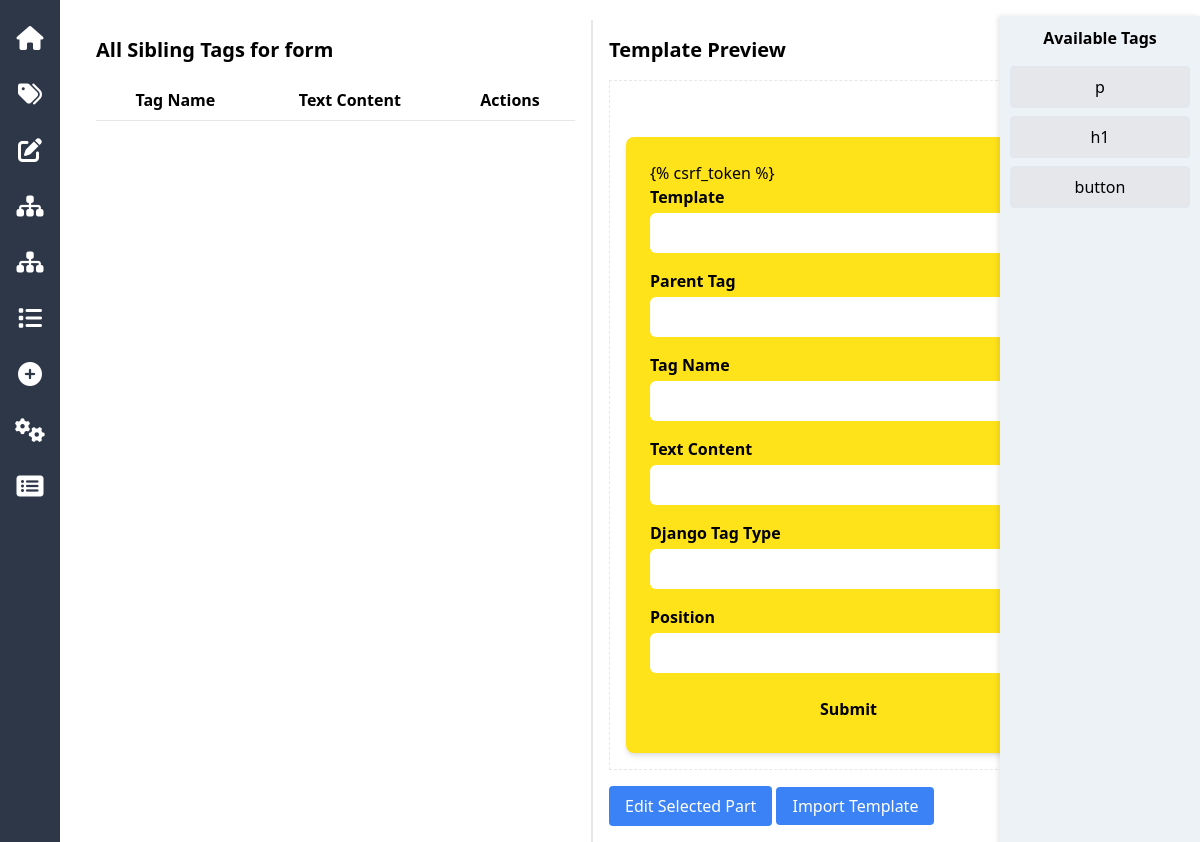
Before: /idd/template/8/view-all-siblings/?tag_id=182 (signed in) with the older database file.
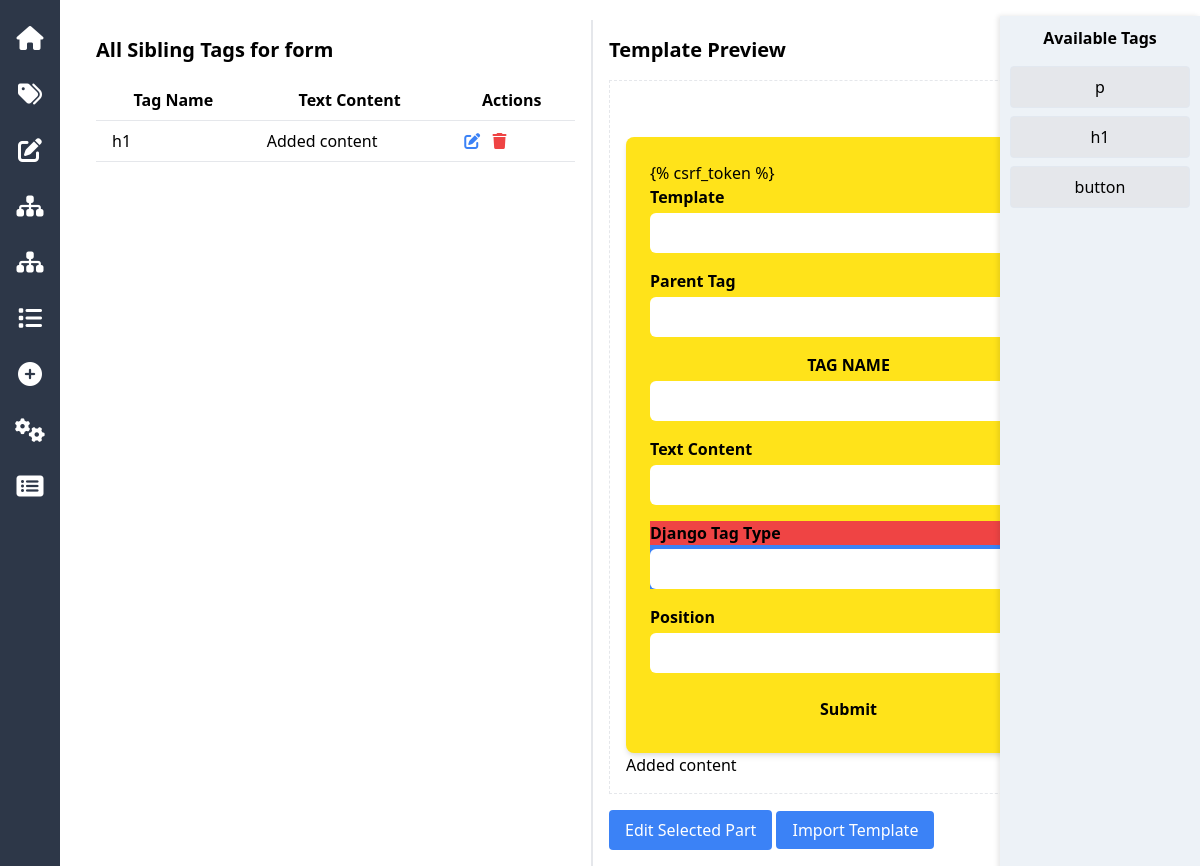
After: the same page with the newer database file.
### idd/models.py (models this page shows, shortened)
class Tag(models.Model):
    template = models.ForeignKey(Template, related_name='tags', on_delete=models.CASCADE)
    parent_tag = models.ForeignKey('self', related_name='children', null=True, blank=True, on_delete=models.CASCADE)
    tag_name = models.CharField(max_length=50)
    text_content = models.TextField(blank=True)
    classes = models.ManyToManyField('Class', related_name='tags', through='TagClass')
    django_tag_type = models.CharField(
        max_length=50,
        blank=True,
        null=True,
        choices=[
            ('csrf_token', 'CSRF Token'),
            ('for', 'For Loop'),
            ('endfor', 'End For Loop'),
            ('if', 'If Condition'),
            ('endif', 'End If Condition'),
            ('block', 'Block Tag'),
            ('endblock', 'End Block Tag'),
            ('extends', 'Extends Tag'),
        ]
    )
    position = models.PositiveIntegerField(default=0)
    class Meta:
        unique_together = ('position', 'parent_tag')

### idd/views.py (the view)
# urls.py: path('template/<int:template_id>/view-all-siblings/', view_all_siblings, name='view_all_siblings'),
def view_all_siblings(request, template_id):
    tag_id = request.GET.get('tag_id')
    current_tag = get_object_or_404(Tag, id=tag_id)
    if current_tag.parent_tag:
        siblings = Tag.objects.filter(
            parent_tag=current_tag.parent_tag
        ).exclude(id=current_tag.id)
    else:
        siblings = Tag.objects.filter(
            parent_tag=None,
            template=current_tag.template
        ).exclude(id=current_tag.id)
    data = get_common_data(template_id, tag_id)
    data.update({
        'current_tag': current_tag,
        'siblings': siblings
    })
    return render_with_context(request, 'view_all_siblings.html', data)

### authApp/autoLogoutMiddleware.py (called while the page is built, shortened)
    def __call__(self, request):
        if request.user.is_authenticated:
            last_activity = request.session.get('last_activity')
            current_time = now()
            request.session['last_activity'] = current_time.isoformat()
        return self.get_response(request)

### idd/views.py (called while the page is built)
def render_with_context(request, template_name, context=None, additional_data=None):
    if context is None:
        context = {}
    if additional_data:
        context.update(additional_data)
    return render(request, template_name, context)

def get_common_data(template_id, tag_id=None):
    template = get_object_or_404(Template, id=template_id)
    tag = get_object_or_404(Tag, id=tag_id) if tag_id else None
    html_structure = generate_template_by_id(template_id)
    return {
        'template': template,
        'tag': tag,
        'html_structure': html_structure
    }

### idd/templates/view_all_siblings.html
{% extends 'base_template.html' %}
{% block content %}
<div class="mb-4">
    <h2 class="text-xl font-bold mb-4">All Sibling Tags for {{ tag.tag_name }}</h2>
    <table class="min-w-full bg-white">
        <thead>
            <tr>
                <th class="py-2 px-4 border-b">Tag Name</th>
                <th class="py-2 px-4 border-b">Text Content</th>
                <th class="py-2 px-4 border-b">Actions</th>
            </tr>
        </thead>
        <tbody>
            {% for tag in siblings %}
            <tr>
                <td class="py-2 px-4 border-b">{{ tag.tag_name }}</td>
                <td class="py-2 px-4 border-b">{{ tag.text_content }}</td>
                <td class="py-2 px-4 border-b">
                    <a href="{% url 'view_all_children' template.id %}?tag_id={{ tag.id }}" class="text-blue-500 hover:text-blue-700 mr-2">
                        <i class="fas fa-edit"></i>
                    </a>
                    <a href="{% url 'delete_tag' template.id %}?tag_id={{ tag.id }}" class="text-red-500 hover:text-red-700">
                        <i class="fas fa-trash"></i>
                    </a>
                </td>
            </tr>
            {% endfor %}
        </tbody>
    </table>
</div>
{% endblock %}

### idd/templates/base_template.html (shortened to what this page needs)
<!DOCTYPE html>
<html lang="en">
<head>
    {% load static %}
    <link rel="stylesheet" href="{% static 'js/main.js' %}">
    <link href="https://cdn.jsdelivr.net/npm/tailwindcss@2.0.0/dist/tailwind.min.css" rel="stylesheet">
    <link href="https://cdnjs.cloudflare.com/ajax/libs/font-awesome/6.0.0-beta3/css/all.min.css" rel="stylesheet">
</head>
<body>
    <div class="sidebar">
        <a href="{% url 'template_list' %}" data-tooltip="Home"><i class="fas fa-home"></i></a>
        <a href="{% url 'add_child_tag' template.id %}?tag_id={{tag.id}}" data-tooltip="Add Child Tag"><i class="fas fa-tags"></i></a>
        <a href="{% url 'edit_tag' template.id %}?tag_id={{tag.id}}" data-tooltip="Edit Tag"><i class="fas fa-edit"></i></a>
        <a href="{% url 'view_all_children' template.id %}?tag_id={{tag.id}}" data-tooltip="All Children Tags"><i class="fas fa-sitemap"></i></a>
        <a href="{% url 'view_all_siblings' template.id %}?tag_id={{tag.id}}" data-tooltip="All Sibling Tags"><i class="fas fa-sitemap"></i></a>
        <a href="{% url 'view_all_classes' template.id %}?tag_id={{tag.id}}" data-tooltip="All Classes"><i class="fas fa-list"></i></a>
        <a href="{% url 'add_class' template.id %}?tag_id={{tag.id}}" data-tooltip="Add Class"><i class="fas fa-plus-circle"></i></a>
        <a href="{% url 'add_attribute' template.id %}?tag_id={{tag.id}}" data-tooltip="Add Attribute"><i class="fas fa-cogs"></i></a>
        <a href="{% url 'view_all_attributes' template.id %}?tag_id={{tag.id}}" data-tooltip="All Attributes"><i class="fas fa-list-alt"></i></a>
    </div>
    <div class="container mx-auto mt-5 ml-20">
        <div class="flex">
            <div class="w-1/2 p-4 border-r">
                {% block content %}
                {% endblock %}
            </div>
            <div class="w-1/2 p-4 border-l">
                <h2 class="text-xl font-bold mb-4">Template Preview</h2>
                <div id="templatePreview" class="border p-4 droppable overflow-auto">
                    {{ html_structure|safe }}
                </div>
                <button id="editSelectedPart" class="bg-blue-500 text-white px-4 py-2 rounded mt-4">Edit Selected Part</button>
                <a href="{% url 'templates_gallery' %}?parent_id={{ tag.template.id }}" class="bg-blue-500 text-white px-4 py-2 rounded mt-4">Import Template</a>
            </div>
        </div>
    </div>
    <div class="tag-list mt-4">
        <h3 class="font-bold text-center mb-4">Available Tags</h3>
        <div id="tag-p" class="tag-item draggable bg-gray-200 hover:bg-gray-300 p-2 rounded mb-2 cursor-move" draggable="true">p</div>
        <div id="tag-h1" class="tag-item draggable bg-gray-200 hover:bg-gray-300 p-2 rounded mb-2 cursor-move" draggable="true">h1</div>
        <div id="tag-button" class="tag-item draggable bg-gray-200 hover:bg-gray-300 p-2 rounded mb-2 cursor-move" draggable="true">button</div>
    </div>
</body>
</html>

### idd/templates/base_template.html (style rules this page uses)
.sidebar { position: fixed; left: 0; top: 0; height: 100%; width: 60px; background-color: #2d3748; color: white; display: flex; flex-direction: column; align-items: center; padding-top: 20px; }
.sidebar a { margin-bottom: 20px; color: white; font-size: 24px; text-align: center; position: relative; }
.draggable { cursor: grab; }
.droppable { border: 2px dashed #4a5568; padding: 10px; min-height: 100px; }
.tag-list { position: fixed; right: 0; top: 0; height: 100%; width: 200px; background-color: #edf2f7; padding: 10px; overflow-y: auto; box-shadow: -2px 0 5px rgba(0, 0, 0, 0.1); }
.tag-item { background-color: #f7fafc; border: 1px solid #e2e8f0; margin-bottom: 10px; padding: 5px; text-align: center; cursor: grab; }
.tag-item { transition: background-color 0.2s ease; cursor: move; }
.droppable { position: relative; min-height: 200px; border: 2px dashed #e5e7eb; transition: border 0.3s ease-in-out; }

Changed rows visible on the page:
added Tag: tag_name "h1", text_content "Added content"
Other visible differences:
text no longer shown: "{% csrf_token %} Template Parent Tag Tag Name Text Content Django Tag Type Position Submit"
text now shown: "{% csrf_token %} Template Parent Tag TAG NAME Text Content Django Tag Type Position Submit Added content"
